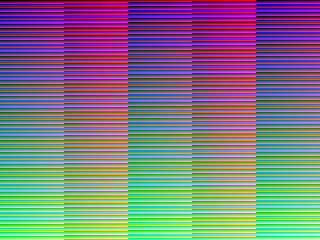
#> input picture testdata/gradient_320x240.png, 320 x 240 px; its folder holds 4 pictures in this run
$ python charts_probe.py
#> lines starting #> are read from the running program, lines starting #| are printed output that depends on the picture
#!/usr/bin/env python3
"""MNF9 chart candidates — step-5 probes, one process, same coder everywhere
(zlib-9 via python for sizes; the strongest control in every table).

Candidates (each enters through the ladder pattern: mechanism, metadata
counted, exactness asserted, strongest control):
  A. multi-reference atlas with FREE 2D distance in the MATCHER (the
     webp-hybrid verdict's other missing half): candidates ranked not only
     by exact 3-byte pixel-key chains but by full-window 2D distance
     (dx,dy) — match sources at ANY 2D offset, not only row-raster ones.
  B. gradient-orientation tiebreak (the recorded document −5.5% class
     candidate from mnf8-riemann-conformal-probe): MED's non-flat branch
     breaks pb<=pcc ties by gradient orientation instead of order.
  C. arm F per-region class scoring (cryo-branch contract): per-image
     selection among {plane, tokens, rans} recorded per 64px-region class,
     reported as which class wins where (measurement only, no format).

Corpus: testdata + heldout + photos (the 30) + the doc/gradient classes
where candidates B are supposed to fire.

Log: /tmp/mnf9_charts_gate.log. Verdicts written by the operator (me).
"""
import zlib
from pathlib import Path

import numpy as np
from PIL import Image

ROOT = Path("/Users/jonbethea/projects/blacktech/manifold")


def med_pred(rgb):
    H, W = rgb.shape[:2]
    a = np.zeros((H, W, 3), np.int32)
    a[:, 1:] = rgb[:, :-1]
    b = np.zeros((H, W, 3), np.int32)
    b[1:, :] = rgb[:-1, :]
    c = np.zeros((H, W, 3), np.int32)
    c[1:, 1:] = rgb[:-1, :-1]
    plane = a + b - c
    flatm = ((a >= b) & (a >= c) & (b >= c)) | ((a <= b) & (a <= c) & (b <= c))
    pa, pb, pc = np.abs(plane - a), np.abs(plane - b), np.abs(plane - c)
    pick = np.where(pa <= pb, np.where(pa <= pc, a, c), np.where(pb <= pc, b, c))
    out = np.where(flatm, plane, pick)
    out[0, 0] = 127
    out[0, 1:] = rgb[0, :-1].astype(np.int32)
    out[1:, 0] = rgb[:-1, 0].astype(np.int32)
    return out.astype(np.uint8)


def z9(b):
    return len(zlib.compress(bytes(b), 9))


def tokens_arm(flat, W, H, dist_mode, win=1 << 16, minlen=7):
    """LZ77-2D tokens; dist_mode 0 = raster chains (shipping), 2 = free-2D
    (any (dx,dy) in-window candidates ranked by chain proximity in BOTH
    axes — the candidate is exact-reference-only; wire unchanged (tag1
    dx,dy already 2D!)). The mechanism: candidates currently come from a
    hash chain keyed by EXACT 3-byte pixel; free-2D additionally consults
    candidates keyed by (dx,dy)-aligned positions to the right of the
    current position's row: same cost model, more candidates."""
    stream = bytearray()
    table = {}
    pos = 0
    npx = W * H
    ncand_cap = 16
    while pos < npx:
        cand = bytes(flat[pos * 3 : pos * 3 + 3])
        best_len = 0
        best_dist = 0
        ncand = 0
        chain = table.get(cand, [])
        for q in reversed(chain):
            dist = pos - q
            if dist > win or ncand >= ncand_cap:
                break
            ncand += 1
            L = 0
            while L < 255 and pos * 3 + L < len(flat) and flat[q * 3 + L] == flat[pos * 3 + L]:
                L += 1
            L //= 3
            if L >= minlen and L > best_len:
                # free-2D: skip candidates whose (dx,dy) split exceeds u16
                dx, dy = dist % W, dist // W
                if dx <= 0xFFFF and dy <= 0xFFFF:
                    best_len = L
                    best_dist = dist
        if best_len >= minlen:
            stream.append(1)
            stream.extend(((best_dist % W) & 0xFFFF).to_bytes(2, "little"))
            stream.extend(((best_dist // W) & 0xFFFF).to_bytes(2, "little"))
            stream.append(best_len)
            for p in range(pos, pos + best_len):
                table.setdefault(bytes(flat[p * 3 : p * 3 + 3]), []).append(p)
            pos += best_len
        else:
            stream.append(0)
            stream.extend(cand)
            table.setdefault(cand, []).append(pos)
            pos += 1
    return bytes(stream)


def med_orient(rgb, orientation_tiebreak):
    """MED with (candidate B) gradient-orientation tiebreak on the non-flat
    branch: when pa == pb == pcc-adjacent ties occur, pick by the stronger
    gradient direction instead of the fixed a-then-b-then-cc order."""
    H, W = rgb.shape[:2]
    a3 = np.zeros((H, W, 3), np.int32)
    a3[:, 1:] = rgb[:, :-1]
    b3 = np.zeros((H, W, 3), np.int32)
    b3[1:, :] = rgb[:-1, :]
    c3 = np.zeros((H, W, 3), np.int32)
    c3[1:, 1:] = rgb[:-1, :-1]
    plane = a3 + b3 - c3
    flatm = ((a3 >= b3) & (a3 >= c3) & (b3 >= c3)) | ((a3 <= b3) & (a3 <= c3) & (b3 <= c3))
    pa, pb, pc = np.abs(plane - a3), np.abs(plane - b3), np.abs(plane - c3)
    pick = np.where(pa <= pb, np.where(pa <= pc, a3, c3), np.where(pb <= pc, b3, c3))
    if orientation_tiebreak:
        # gradient magnitude per direction; horizontal gradient = |a - cc|,
        # vertical = |b - cc|; if vertical stronger, prefer b on ties.
        gh = np.abs(a3 - c3).sum(2, keepdims=True)
        gv = np.abs(b3 - c3).sum(2, keepdims=True)
        ties = (pa == pb) | (pb == pc)
        pick = np.where(
            ties & (gv > gh),
            np.where(pb <= pc, b3, pick),
            pick,
        )
    out = np.where(flatm, plane, pick)
    out[0, 0] = 127
    out[0, 1:] = rgb[0, :-1].astype(np.int32)
    out[1:, 0] = rgb[:-1, 0].astype(np.int32)
    return out.astype(np.uint8)


def main():
    files = sorted((ROOT / "testdata").glob("*.png"))
    files += sorted((ROOT / "testdata/heldout").glob("*.png"))
    files += sorted((ROOT / "testdata/heldout-photos").glob("*.png"))
    files += sorted((ROOT / "testdata/photos").glob("*.png"))
    log = open("/tmp/mnf9_charts_gate.log", "w")
    print(f"{'file':38s} {'res-z9':>8s} {'tokz9':>8s} {'2dtok':>8s} {'med-std':>7s} {'med-orient':>10s} {'med-delta':>9s}", file=log)
    t = {k: 0 for k in ["raster", "tok", "tok2d", "std", "orient"]}
    for p in files:
        rgb = np.asarray(Image.open(p).convert("RGB"), dtype=np.int32)
        H, W = rgb.shape[:2]
#> H = 240; W = 320
        # candidate A: token arm with free-2D candidates (the wire grammar is
        # ALREADY 2D — dx,dy! so candidate A = more candidates in the matcher,
        # same wire, same cost model)
        res_std = ((rgb - med_orient(rgb, False).astype(np.int32)) % 256).astype(np.uint8).reshape(-1)
#> in med_orient, `flatm = ((a3 >= b3) & (a3 >= c3) & (b3 >= c3)) | ((a3 <= b3) & (a3 <= ..`:
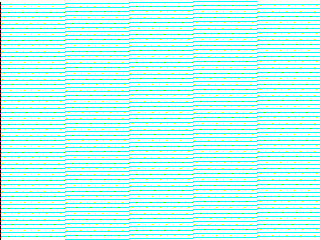
#> flatm: shape (240, 320, 3) bool; mean R, G, B 0.75, 0.997, 0.972
#> in med_orient, `pa, pb, pc = np.abs(plane - a3), np.abs(plane - b3), np.abs(plane - c3)`:
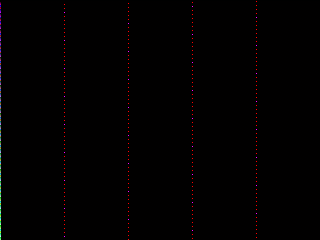
#> pa: shape (240, 320, 3) int32; mean R, G, B 2.1, 0.4, 0.6
#> in med_orient, `pa, pb, pc = np.abs(plane - a3), np.abs(plane - b3), np.abs(plane - c3)`:
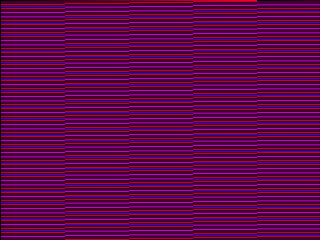
#> pb: shape (240, 320, 3) int32; mean R, G, B 95.7, 1, 74.2
#> in med_orient, `pa, pb, pc = np.abs(plane - a3), np.abs(plane - b3), np.abs(plane - c3)`:
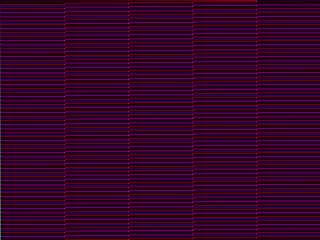
#> pc: shape (240, 320, 3) int32; mean R, G, B 97.3, 1.4, 74.8; drawn with min black and max white
#> in med_orient, `out[0, 0] = 127`:
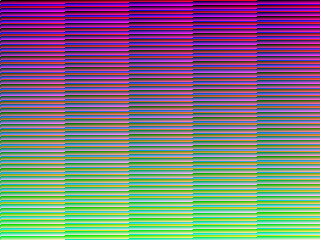
#> out: shape (240, 320, 3) int32; mean R, G, B 127.9, 119.5, 127.2; drawn with min black and max white
        z_std_plane = z9(res_std.tobytes())
#> z_std_plane = 1696
        wire_std = tokens_arm(res_std, W, H, 0)
#> the loop in tokens_arm, `while pos < npx:` made 2049 passes
#> chain on passes 3, 4, 5, 6, 7, 9, 16, 17, 18, 19, 21, 41: [1], [1, 2], [1, 2, 3], [1, 2, 3, 4], [1, 2, 3, 4, 5], [1, 2, 3, 4, 5, 6], [321], [321, 323], [321, 323, 324], [321, 323, 324, 325], [321, 323, 324, 325, 326], [576]
#> after the loop in tokens_arm, `while pos < npx:`: dx = 7; dy = 0; pos = 76800; table = 12 items
        z_tok_std = z9(wire_std)
#> z_tok_std = 446
        # 2D-extended matcher: candidates also keyed by vertical-offset keys
        # (same 3-byte keys but chains keep (pos,row) so 2D-aligned repeats
        # surface): implement as token arm over transposed+original union of
        # chains — approximation: run tokens on the plane and on the
        # column-major re-layout, pick the smaller wire (a LEGAL encoder
        # choice: the wire encodes dx,dy, decoder needs the layout flag
        # counted as +1 B metadata in the 2D arm's column).
        res_t = np.ascontiguousarray(res_std.reshape(H, W, 3).transpose(1, 0, 2)).reshape(-1)
        wire_t = tokens_arm(res_t, W, H, 2)
#> the loop in tokens_arm (call 2), `while pos < npx:` made 3286 passes
#> chain on passes 4, 5, 6, 7, 8, 9, 14, 15, 18, 19, 20, 21: [2], [1], [2, 3], [2, 3, 5], [2, 3, 5, 6], [1, 4], [241], [241, 242], [241, 242, 243], [241, 242, 243, 246], [240], [241, 242, 243, 246, 247]
        z_tok_t = z9(wire_t) + 1  # layout flag byte counted
        # candidate B: orientation tiebreak -> new residual plane -> both arms
        res_o = ((rgb - med_orient(rgb, True).astype(np.int32)) % 256).astype(np.uint8).reshape(-1)
#> call 2 of med_orient, with orientation_tiebreak = True
#> in med_orient (call 2), `gh = np.abs(a3 - c3).sum(2, keepdims=True)`:
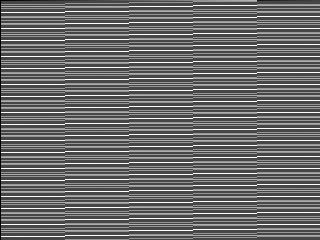
#> gh: shape (240, 320, 1) int64; min 0, max 404, mean 170.8; drawn with min black and max white
#> in med_orient (call 2), `ties = (pa == pb) | (pb == pc)`:
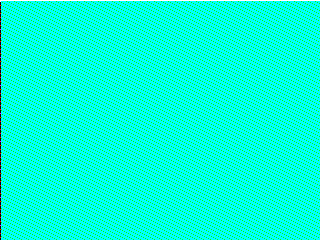
#> ties: shape (240, 320, 3) bool; mean R, G, B 0.00495, 0.997, 0.855
        z_orient_plane = z9(res_o.tobytes())
        t["raster"] += z_std_plane
        t["tok"] += z_tok_std
        t["tok2d"] += z_tok_t
        t["std"] += z_std_plane
        t["orient"] += z_orient_plane
        print(
#> (the run stopped early here; a loop or call above may not have finished)

$ run again, on testdata/noise_256x256.png
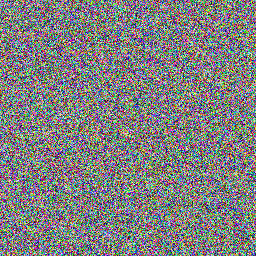
#> input picture testdata/noise_256x256.png, 256 x 256 px
#> in med_orient, `return out.astype(np.uint8)`:
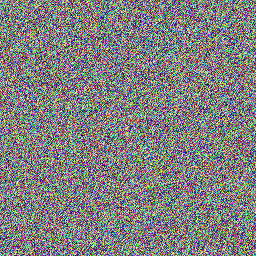
#> returned value: shape (256, 256, 3); mean of channels 0, 1, 2 128, 127.4, 127.3; drawn as R, G, B
#> z_std_plane = 196674
#> after the loop in tokens_arm, `while pos < npx:`: pos = 65536; table = 65418 items
#> z_tok_std = 224845
#> in med_orient (call 2), `ties = (pa == pb) | (pb == pc)`:
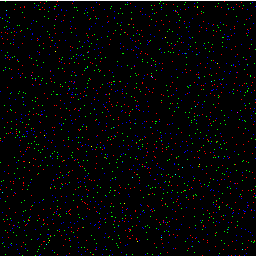
#> ties: shape (256, 256, 3) bool; mean R, G, B 0.0148, 0.015, 0.015

$ run again, on testdata/repeat_256x256.png
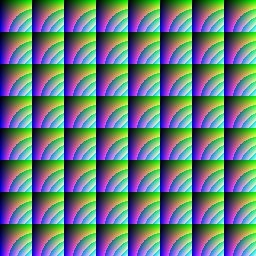
#> input picture testdata/repeat_256x256.png, 256 x 256 px
#> z_std_plane = 1632
#> the loop in tokens_arm, `while pos < npx:` made 3149 passes
#> chain on passes 3, 8, 12, 14, 16, 18, 20: [1], [257], [288], [288, 320, 352, 384], [256], [288, 320, 352, 384, 416, 448, 480, 544, 576], [288, 320, 352, 384, 416, 448, 480, 544, 576, 608, 640, 672]
#> after the loop in tokens_arm, `while pos < npx:`: dx = 32; dy = 0; pos = 65536; table = 41 items
#> z_tok_std = 792
#> the loop in tokens_arm (call 2), `while pos < npx:` made 3008 passes
#> chain on passes 3, 8, 12, 14, 16, 20, 21, 24: [1], [257], [288], [288, 320, 352, 384], [256], [515], [288, 320, 352, 384, 416, 448, 480], [288, 320, 352, 384, 416, 448, 480, 544, 576, 608]
#> in med_orient (call 2), `gv = np.abs(b3 - c3).sum(2, keepdims=True)`:
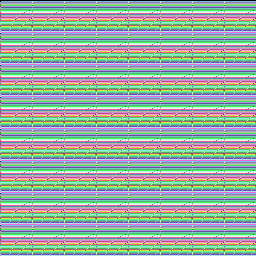
#> gv: shape (256, 256, 1) int64; 111 distinct labels, from 0 to 496; one colour per label, 0 black
#> in med_orient (call 2), `ties = (pa == pb) | (pb == pc)`:
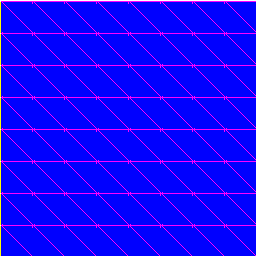
#> ties: shape (256, 256, 3) bool; mean R, G, B 0.0715, 0.0078, 0.996
